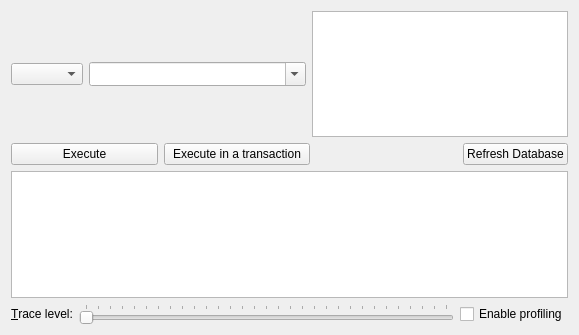
<?xml version="1.0" encoding="UTF-8"?>
<ui version="4.0">
 <author>
SPDX-FileCopyrightText: 2024 S. MANKOWSKI stephane@mankowski.fr
SPDX-FileCopyrightText: 2024 G. DE BURE support@mankowski.fr
SPDX-License-Identifier: GPL-3.0-or-later
 </author>      
 <class>skgdebugplugin_base</class>
 <widget class="QWidget" name="skgdebugplugin_base">
  <property name="geometry">
   <rect>
    <x>0</x>
    <y>0</y>
    <width>579</width>
    <height>335</height>
   </rect>
  </property>
  <layout class="QVBoxLayout" name="verticalLayout">
   <item>
    <layout class="QHBoxLayout">
     <item>
      <widget class="SKGComboBox" name="kExplainCmb">
       <property name="sizePolicy">
        <sizepolicy hsizetype="Fixed" vsizetype="Fixed">
         <horstretch>0</horstretch>
         <verstretch>0</verstretch>
        </sizepolicy>
       </property>
       <property name="sizeAdjustPolicy">
        <enum>QComboBox::AdjustToContents</enum>
       </property>
      </widget>
     </item>
     <item>
      <widget class="SKGComboBox" name="kSQLInput">
       <property name="sizePolicy">
        <sizepolicy hsizetype="Expanding" vsizetype="Fixed">
         <horstretch>0</horstretch>
         <verstretch>0</verstretch>
        </sizepolicy>
       </property>
       <property name="focusPolicy">
        <enum>Qt::StrongFocus</enum>
       </property>
       <property name="toolTip">
        <string>SQL command to execute</string>
       </property>
       <property name="statusTip">
        <string>SQL command to execute</string>
       </property>
       <property name="editable">
        <bool>true</bool>
       </property>
       <property name="sizeAdjustPolicy">
        <enum>QComboBox::AdjustToMinimumContentsLengthWithIcon</enum>
       </property>
      </widget>
     </item>
     <item>
      <widget class="QPlainTextEdit" name="kInput">
       <property name="toolTip">
        <string>Script to execute</string>
       </property>
       <property name="statusTip">
        <string>Script to execute</string>
       </property>
      </widget>
     </item>
    </layout>
   </item>
   <item>
    <layout class="QHBoxLayout" name="horizontalLayout">
     <item>
      <widget class="QPushButton" name="kSQLPushButton">
       <property name="sizePolicy">
        <sizepolicy hsizetype="Expanding" vsizetype="Fixed">
         <horstretch>0</horstretch>
         <verstretch>0</verstretch>
        </sizepolicy>
       </property>
       <property name="toolTip">
        <string>Execute</string>
       </property>
       <property name="statusTip">
        <string>Execute</string>
       </property>
       <property name="text">
        <string>Execute</string>
       </property>
      </widget>
     </item>
     <item>
      <widget class="QPushButton" name="kSQLTransactionPushButton">
       <property name="sizePolicy">
        <sizepolicy hsizetype="Expanding" vsizetype="Fixed">
         <horstretch>0</horstretch>
         <verstretch>0</verstretch>
        </sizepolicy>
       </property>
       <property name="toolTip">
        <string>Execute in a transaction</string>
       </property>
       <property name="statusTip">
        <string>Execute in a transaction</string>
       </property>
       <property name="text">
        <string>Execute in a transaction</string>
       </property>
      </widget>
     </item>
     <item>
      <spacer name="horizontalSpacer_2">
       <property name="orientation">
        <enum>Qt::Horizontal</enum>
       </property>
       <property name="sizeHint" stdset="0">
        <size>
         <width>40</width>
         <height>20</height>
        </size>
       </property>
      </spacer>
     </item>
     <item>
      <widget class="QPushButton" name="kRefreshViewsAndIndexes">
       <property name="toolTip">
        <string>Refresh Database (views, indexes, triggers)</string>
       </property>
       <property name="statusTip">
        <string>Refresh Database (views, indexes, triggers)</string>
       </property>
       <property name="text">
        <string>Refresh Database</string>
       </property>
      </widget>
     </item>
    </layout>
   </item>
   <item>
    <widget class="QTextEdit" name="kSQLResult">
     <property name="font">
      <font>
       <family>Courier New</family>
      </font>
     </property>
     <property name="toolTip">
      <string>SQL output</string>
     </property>
     <property name="statusTip">
      <string>SQL output</string>
     </property>
     <property name="lineWrapMode">
      <enum>QTextEdit::NoWrap</enum>
     </property>
     <property name="readOnly">
      <bool>true</bool>
     </property>
     <property name="acceptRichText">
      <bool>false</bool>
     </property>
    </widget>
   </item>
   <item>
    <layout class="QHBoxLayout">
     <item>
      <widget class="QLabel" name="kTraceLevelLbl">
       <property name="text">
        <string>&amp;Trace level:</string>
       </property>
       <property name="buddy">
        <cstring>kTraceLevel</cstring>
       </property>
      </widget>
     </item>
     <item>
      <widget class="QSlider" name="kTraceLevel">
       <property name="toolTip">
        <string>Select level of traces</string>
       </property>
       <property name="statusTip">
        <string>Select level of traces</string>
       </property>
       <property name="maximum">
        <number>30</number>
       </property>
       <property name="orientation">
        <enum>Qt::Horizontal</enum>
       </property>
       <property name="tickPosition">
        <enum>QSlider::TicksAbove</enum>
       </property>
       <property name="tickInterval">
        <number>1</number>
       </property>
      </widget>
     </item>
     <item>
      <widget class="QCheckBox" name="kEnableProfilingChk">
       <property name="toolTip">
        <string>Enable or disable profiling</string>
       </property>
       <property name="statusTip">
        <string>Enable or disable profiling</string>
       </property>
       <property name="text">
        <string>Enable profiling</string>
       </property>
      </widget>
     </item>
    </layout>
   </item>
  </layout>
 </widget>
 <customwidgets>
  <customwidget>
   <class>SKGComboBox</class>
   <extends>QComboBox</extends>
   <header>skgcombobox.h</header>
  </customwidget>
 </customwidgets>
 <tabstops>
  <tabstop>kExplainCmb</tabstop>
  <tabstop>kSQLInput</tabstop>
  <tabstop>kInput</tabstop>
  <tabstop>kSQLPushButton</tabstop>
  <tabstop>kSQLTransactionPushButton</tabstop>
  <tabstop>kRefreshViewsAndIndexes</tabstop>
  <tabstop>kSQLResult</tabstop>
  <tabstop>kTraceLevel</tabstop>
  <tabstop>kEnableProfilingChk</tabstop>
 </tabstops>
 <resources/>
 <connections/>
 <slots>
  <slot>onExecuteSqlOrder()</slot>
  <slot>onExecuteSqlOrderInTransaction()</slot>
  <slot>onTraceLevelModified()</slot>
  <slot>onProfilingModeChanged()</slot>
  <slot>onRefreshViewsAndIndexes()</slot>
  <slot>onModeChanged()</slot>
 </slots>
</ui>
